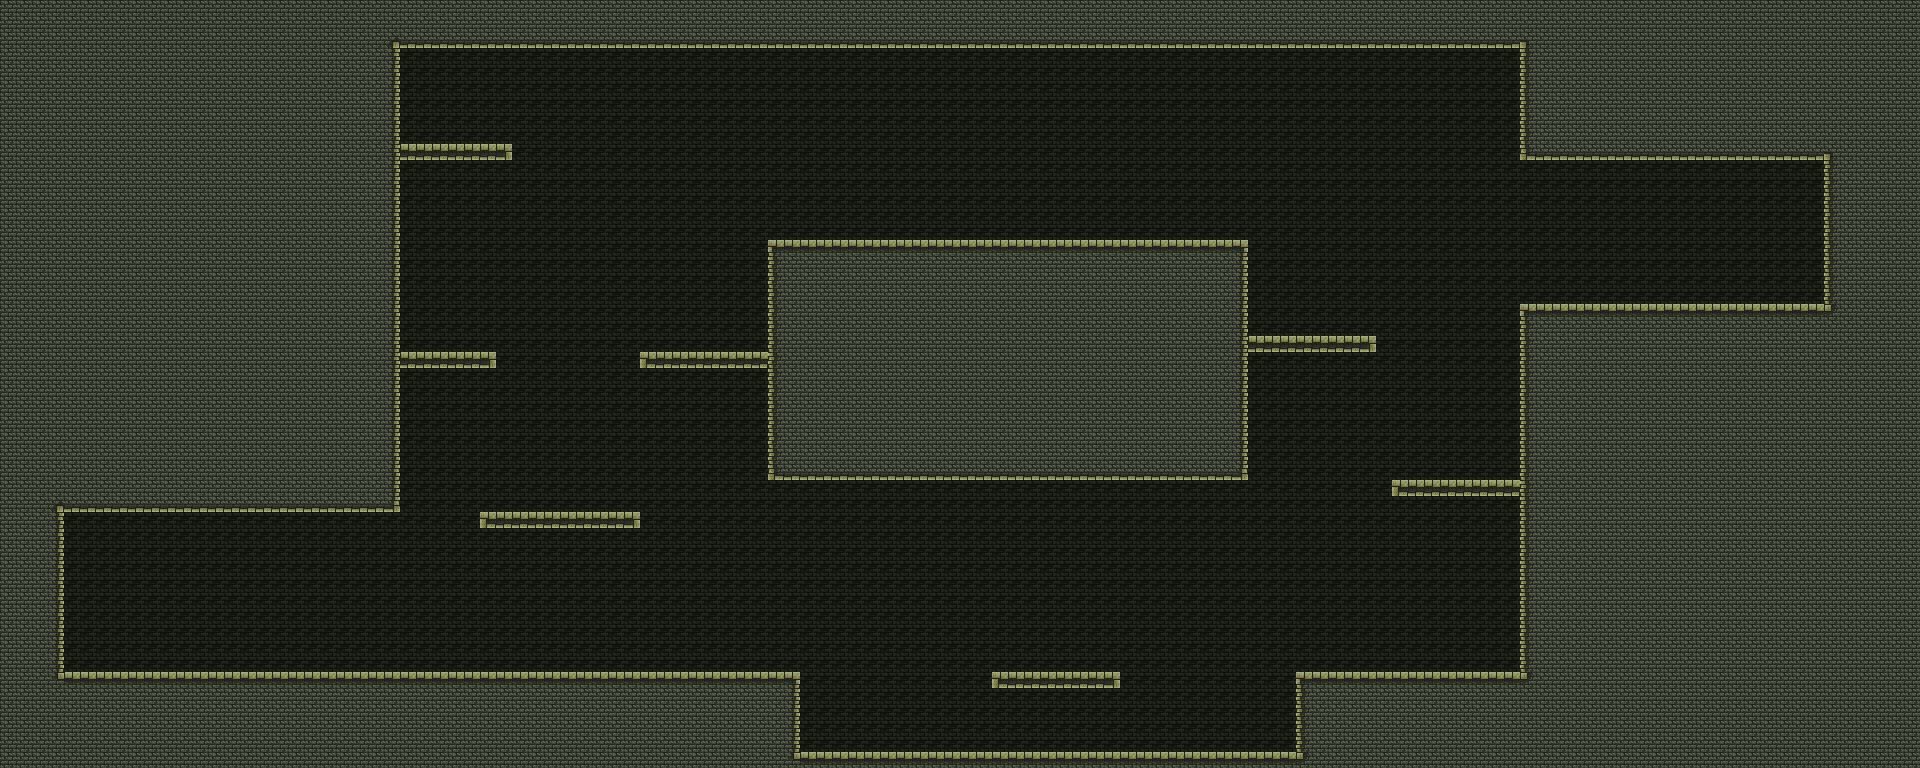

This is a level from a 2D game, rendered from its Tiled map with the project's own tilesets. A one-line summary and the map file follow, with tile-layer data summarised:
An orthogonal 120x48 tile map with 16x16 px tiles, 2 tile layers (background, Tile Layer 1), 3 tilesets and 61 objects.

<map version="1.2" tiledversion="1.2.4" orientation="orthogonal" renderorder="right-down" width="120" height="48" tilewidth="16" tileheight="16" infinite="0" nextlayerid="9" nextobjectid="89">
 <tileset firstgid="1" name="colored" tilewidth="16" tileheight="16" spacing="1" tilecount="1024" columns="32">
  <image source="../img/tiles/colored_transparent.png" width="543" height="543" />
 </tileset>
 <tileset firstgid="1025" source="objects.tsx" />
 <tileset firstgid="1039" source="Dungeon.tsx" />
 <layer id="8" name="background" width="120" height="48">
  <data>[5760 cells, 5760 non-empty, 1 distinct tile ids]</data>
 </layer>
 <layer id="2" name="Tile Layer 1" width="120" height="48">
  <data>[5760 cells, 2999 non-empty, 20 distinct tile ids]</data>
 </layer>
 <objectgroup id="6" name="upgrades">
  <object id="88" gid="1029" x="420" y="139" width="19" height="32" />
 </objectgroup>
 <objectgroup id="4" name="reverse">
  <object id="68" gid="1037" x="50" y="676" width="16" height="32" />
  <object id="69" gid="1037" x="797" y="672" width="16" height="32" />
  <object id="70" gid="1037" x="979" y="678" width="16" height="32" />
  <object id="71" gid="1037" x="1118" y="676" width="16" height="32" />
  <object id="72" gid="1037" x="1243" y="243" width="16" height="32" />
  <object id="73" gid="1037" x="757" y="244" width="16" height="32" />
  <object id="74" gid="1037" x="386" y="358" width="16" height="32" />
  <object id="75" gid="1037" x="491" y="355" width="16" height="32" />
  <object id="76" gid="1037" x="467" y="518" width="16" height="32" />
  <object id="77" gid="1037" x="636" y="518" width="16" height="32" />
  <object id="78" gid="1037" x="386" y="152" width="16" height="32" />
  <object id="79" gid="1037" x="506" y="149" width="16" height="32" />
  <object id="80" gid="1037" x="1285" y="680" width="16" height="32" />
  <object id="81" gid="1037" x="1517" y="680" width="16" height="32" />
  <object id="82" gid="1037" x="1380" y="487" width="16" height="32" />
  <object id="83" gid="1037" x="1517" y="487" width="16" height="32" />
  <object id="84" gid="1037" x="1371" y="339" width="16" height="32" />
  <object id="85" gid="1037" x="1235" y="342" width="16" height="32" />
  <object id="86" gid="1037" x="627" y="357" width="16" height="32" />
  <object id="87" gid="1037" x="764" y="356" width="16" height="32" />
 </objectgroup>
 <objectgroup id="5" name="enemies">
  <object id="61" gid="1034" x="1011" y="239" width="22" height="47" />
  <object id="62" gid="1034" x="181" y="671" width="22" height="47" />
  <object id="63" gid="1035" x="290" y="675" width="24" height="40" />
  <object id="64" gid="1035" x="569" y="512" width="24" height="40" />
  <object id="65" gid="1035" x="446" y="352" width="24" height="40" />
  <object id="66" gid="1035" x="1061" y="669" width="24" height="40" />
  <object id="67" gid="1033" x="460" y="143" width="31" height="21" />
 </objectgroup>
 <objectgroup id="3" name="doors">
  <object id="1" gid="290" x="1770" y="306" width="24" height="24" />
  <object id="2" gid="291" x="101" y="674" width="24" height="24" />
 </objectgroup>
 <objectgroup id="7" name="traps">
  <object id="15" gid="23" x="801" y="753" width="16" height="16" />
  <object id="16" gid="23" x="817" y="753" width="16" height="16" />
  <object id="17" gid="23" x="833" y="753" width="16" height="16" />
  <object id="18" gid="23" x="849" y="753" width="16" height="16" />
  <object id="19" gid="23" x="865" y="753" width="16" height="16" />
  <object id="20" gid="23" x="881" y="753" width="16" height="16" />
  <object id="21" gid="23" x="897" y="753" width="16" height="16" />
  <object id="22" gid="23" x="913" y="753" width="16" height="16" />
  <object id="23" gid="23" x="929" y="753" width="16" height="16" />
  <object id="24" gid="23" x="944" y="753" width="16" height="16" />
  <object id="25" gid="23" x="960" y="753" width="16" height="16" />
  <object id="26" gid="23" x="976" y="753" width="16" height="16" />
  <object id="27" gid="23" x="992" y="753" width="16" height="16" />
  <object id="28" gid="23" x="1008" y="753" width="16" height="16" />
  <object id="29" gid="23" x="1024" y="753" width="16" height="16" />
  <object id="34" gid="23" x="1040.5" y="753" width="16" height="16" />
  <object id="35" gid="23" x="1056.5" y="753" width="16" height="16" />
  <object id="36" gid="23" x="1072.5" y="753" width="16" height="16" />
  <object id="37" gid="23" x="1088.5" y="753" width="16" height="16" />
  <object id="38" gid="23" x="1104.5" y="753" width="16" height="16" />
  <object id="39" gid="23" x="1120.5" y="753" width="16" height="16" />
  <object id="40" gid="23" x="1136.5" y="753" width="16" height="16" />
  <object id="41" gid="23" x="1152.5" y="753" width="16" height="16" />
  <object id="42" gid="23" x="1168.5" y="753" width="16" height="16" />
  <object id="43" gid="23" x="1184.5" y="753" width="16" height="16" />
  <object id="44" gid="23" x="1199.5" y="753" width="16" height="16" />
  <object id="45" gid="23" x="1215.5" y="753" width="16" height="16" />
  <object id="46" gid="23" x="1231.5" y="753" width="16" height="16" />
  <object id="47" gid="23" x="1247.5" y="753" width="16" height="16" />
  <object id="48" gid="23" x="1263.5" y="753" width="16" height="16" />
  <object id="49" gid="23" x="1279.5" y="753" width="16" height="16" />
 </objectgroup>
</map>
